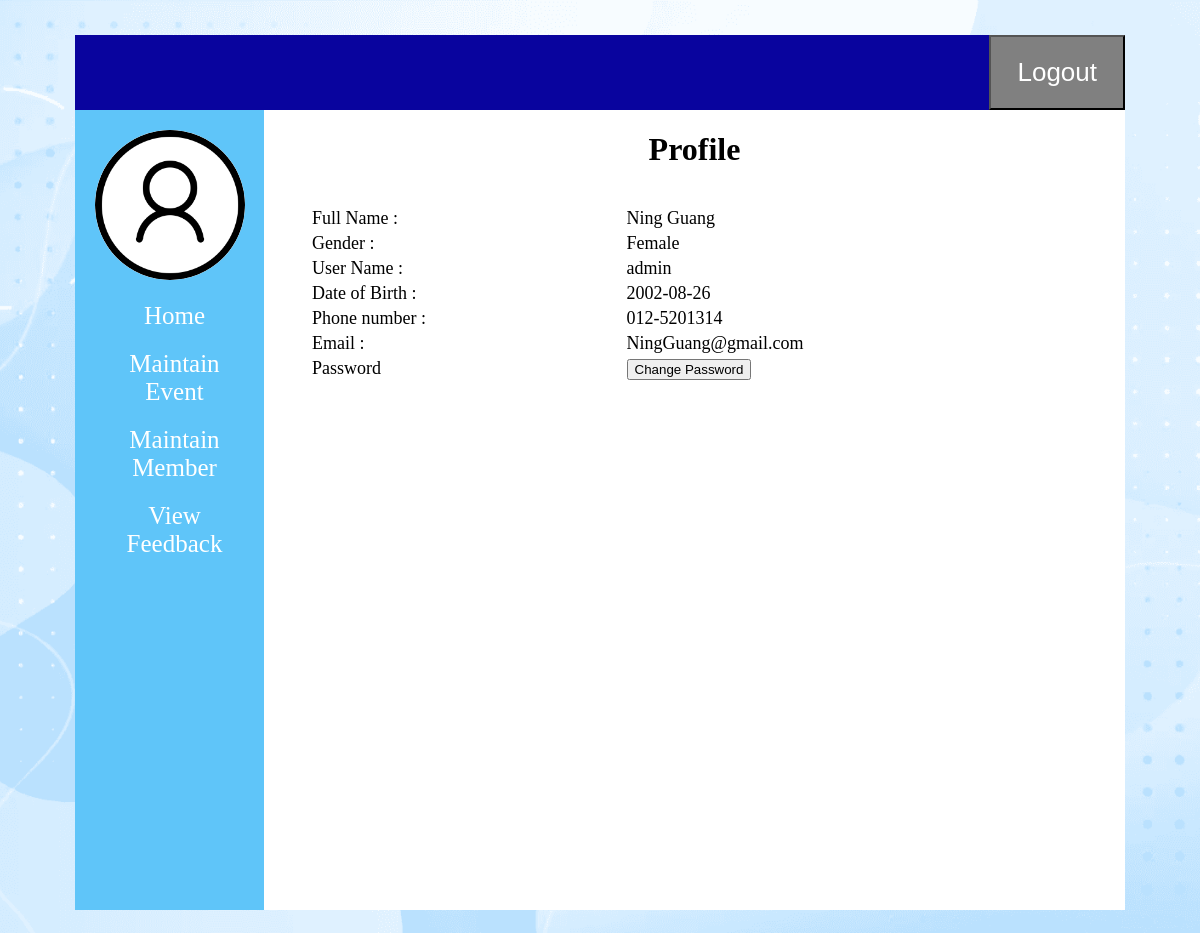
The app's page /admin-profile.php (signed in) with its own data.
### tables this page shows
CREATE TABLE `user` (
  `username` varchar(30) NOT NULL,
  `fullname` varchar(30) NOT NULL,
  `gender` char(1) NOT NULL,
  `birthdate` date NOT NULL,
  `phone_number` varchar(12) NOT NULL,
  `email_address` varchar(50) NOT NULL,
  `password` varchar(30) NOT NULL
);

### secret/helper.php (called while the page is built, shortened)
<?php
function getGender(){
    return array(
        'M' => 'Male',
        'F' => 'Female'
    );
}

### admin-profile.php (the view, shortened to what this page needs)
<!DOCTYPE html>
<html>
    <head>
        <link href="css/Style.css" rel="stylesheet" type="text/css"/>
        <link href="css/profile.css" rel="stylesheet" type="text/css"/>
    </head>
    <body>
        <?php
        include_once './secret/helper.php';
        ?>
        <main class="main">
            <div class="topbar">
                <form action="" method="POST">
                    <input class="button" type="submit" name="logout" value="Logout"/>
                </form>
            </div>
            <div class="row">
                <div class="col-md-4 mt-1">
                    <div class="card text-center sidebar">
                        <div class="card-side-bar">
                            <img src="img/profile_default.png" class="profile-img">
                            <div class="mt-3">
                                <br>
                                <a href="admin-event.php">Home</a>
                                <a href="maintainEvent.php">Maintain Event</a>
                                <a href="maintainUser.php">Maintain Member</a>
                                <a href="feedbackAdmin.php">View Feedback</a>
                            </div>
                        </div>
                    </div>
                </div>
            </div>
            <div class="card content">
                <div class="content">
                    <h1 class="m-3 pt-3"  style="text-align: center">Profile</h1>
                    <div class="card-body">
                        <?php
                        if (isset($_COOKIE["login-user"])) {
                            $username = $_COOKIE["login-user"];
                            $con = new mysqli(DB_HOST, DB_USER, DB_PASS, DB_NAME);
                            $sql = "SELECT * FROM USER WHERE USERNAME = '$username'";
                            $result = $con->query($sql);
                            if($row = $result->fetch_object()){
                            $fullname = $row->fullname ;
                            $gender = $row->gender;
                            $birthDate = $row->birthdate;
                            $phone = $row->phone_number;
                            $email = $row->email_address;
                            }else{
                                echo "Unable to process.[<a href='login.php'>Try again</a>]";
                            }
                        }
                        ?>
                        <form action="change-password.php" method="POST">
                        <table>
                            <tr>
                                <td>Full Name : </td>
                                <td><label><?php echo isset($fullname)? $fullname : ""?></label></td>
                            </tr>
                            <tr>
                                <td>Gender : </td>
                                <td><label><?php echo isset($gender)? getGender()[$gender] : "";?></td>
                            </tr>
                            <tr>
                                <td>User Name : </td>
                                <td><?php echo isset($username)? $username : ""; ?></td>
                            </tr>
                            <tr>
                                <td>Date of Birth : </td>
                                <td><?php echo isset($birthDate)? $birthDate : ""; ?></td>
                            </tr>
                            <tr>
                                <td>Phone number : </td>
                                <td><?php echo isset($phone)? $phone : "";?></td>
                            </tr>
                            <tr>
                                <td>Email : </td>
                                <td><?php echo isset($email)? $email : "";?></td>
                            </tr>
                            <tr>
                                <td>Password </td>
                                <td><input type="submit" name="chgPass" value="Change Password"/></td>
                            </tr>
                        </table>
                        </form>
                    </div>
                </div>
            </div>
        </main>
    </body>
</html>

### css/Style.css (style rules this page uses)
body { background-image: url("../img/wallpaper.png"); background-repeat: no-repeat; background-size: cover; background-position: center; }
.main { text-align: center; }
table { width: 100%; font-size: 18px; padding: 15px; }
td { text-align: left; }

### css/profile.css (style rules this page uses)
body { margin-top: 20px; margin-left: 5%; margin-right: 5%; }
.main { padding: 15px; }
.topbar { background-color: #09049E; overflow: hidden; }
.sidebar { background-color: #5FC5F9; color: black; float: left; width: 18%; }
.sidebar a { margin-left: 10px; display: block; color: white; padding-bottom: 20px; font-size: 25px; text-decoration: none; }
.card { position: relative; display: flex; flex-direction: column; height: 800px; }
.card-side-bar { padding: 20px; text-align: center; }
.card-body { padding-left: 30px; }
.content { background-color: white; }
.profile-img { background-color: white; width: 150px; border-radius: 100%; }

### admin-profile.php (style rules this page uses)
.button { float: right; color: white; text-align: center; padding:20px 26px; text-decoration: none; font-size: 26px; background-color: gray; }

### records on screen
user: fullname "Ning Guang", gender "Female", birthdate "2002-08-26", phone_number "012-5201314", email_address "NingGuang@gmail.com"

### other values on screen
$username "admin"
